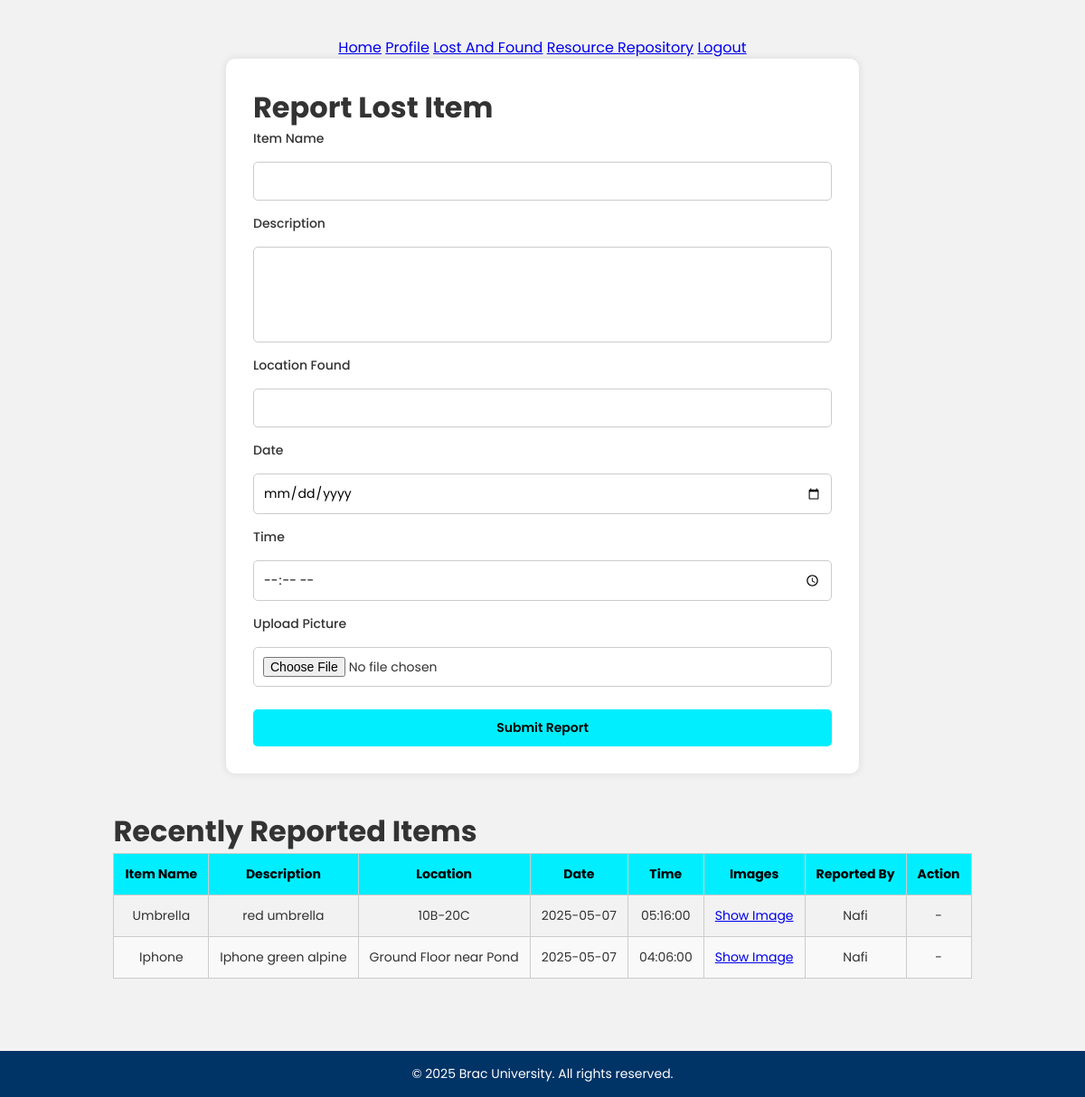
Screenshot of /lost_and_found/lost_and_foundpage.php (signed in) with the database file from the repository.
### tables this page shows
CREATE TABLE `lost_and_found` (
  `item_id` int(11) NOT NULL AUTO_INCREMENT,
  `date` date NOT NULL,
  `time` time NOT NULL,
  `item_name` text NOT NULL,
  `description` text NOT NULL,
  `location` text NOT NULL,
  `image_path` varchar(255) DEFAULT NULL,
  `user_id` int(11) NOT NULL,
  PRIMARY KEY (`item_id`),
  KEY `LAF` (`user_id`),
  CONSTRAINT `LAF` FOREIGN KEY (`user_id`) REFERENCES `user` (`user_id`) ON DELETE CASCADE ON UPDATE CASCADE
);

CREATE TABLE `user` (
  `user_id` int(11) NOT NULL AUTO_INCREMENT,
  `username` varchar(50) NOT NULL,
  `email` varchar(100) NOT NULL,
  `password` varchar(255) NOT NULL,
  `status` varchar(50) NOT NULL DEFAULT 'Offline',
  `id_no` int(11) DEFAULT NULL,
  PRIMARY KEY (`user_id`),
  UNIQUE KEY `email` (`email`),
  UNIQUE KEY `id_no` (`id_no`)
);

### lost_and_found/lost_and_foundpage.php (the view, shortened to what this page needs)
<?php
require_once '../connect.php';
?>
<!DOCTYPE html>
<html lang="en">
<head>
    <link rel="stylesheet" href="style.css">
</head>
<body>
    <main>
        <nav>
            <a href="../index.php">Home</a>
            <a href="../Profile_dashboard/profile.php">Profile</a>
            <a href="lost_and_foundpage.php" class="active">Lost And Found</a>
            <a href="../Resource_Repository/resourcepage.php">Resource Repository</a>
            <a href="../logout.php">Logout</a>
        </nav>
        <div class="container report-section">
            <h1>Report Lost Item</h1>
            <div class="section card">
                <form action="upload.php" method="post" enctype="multipart/form-data" class="report-form">
                    <label for="item_name">Item Name</label>
                    <input type="text" id="item_name" name="item_name" required>
                    <label for="description">Description</label>
                    <textarea id="description" rows="4" name="description" required></textarea>
                    <label for="location_found">Location Found</label>
                    <input type="text" id="location_found" name="location_found" required>
                    <label for="date">Date</label>
                    <input type="date" id="date" name="date" required>
                    <label for="time">Time</label>
                    <input type="time" id="time" name="time" required>
                    <label for="item_image">Upload Picture</label>
                    <input type="file" id="item_image" name="item_image" accept="image/*">
                    <button type="submit" class="btn">Submit Report</button>
                </form>
            </div>
        </div>
        <div class="container items-section">
            <h1>Recently Reported Items</h1>
            <div class="section card">
                <table class="routine-table">
                    <thead>
                        <tr>
                            <th>Item Name</th>
                            <th>Description</th>
                            <th>Location</th>
                            <th>Date</th>
                            <th>Time</th>
                            <th>Images</th>
                            <th>Reported By</th>
                            <th>Action</th>
                        </tr>
                    </thead>
                    <tbody>
                        <?php
                        $sql = "SELECT lost_and_found.*, user.username
                                FROM lost_and_found
                                JOIN user ON lost_and_found.user_id = user.user_id
                                ORDER BY lost_and_found.date DESC";
                        $result = $conn->query($sql);
                        if ($result->num_rows > 0) {
                            while ($row = $result->fetch_assoc()) {
                                echo "<tr>
                                    <td>" . htmlspecialchars($row['item_name']) . "</td>
                                    <td>" . htmlspecialchars($row['description']) . "</td>
                                    <td>" . htmlspecialchars($row['location']) . "</td>
                                    <td>" . htmlspecialchars($row['date']) . "</td>
                                    <td>" . htmlspecialchars($row['time']) . "</td>
                                    <td><a href='" . htmlspecialchars($row['image_path']) . "' target='_blank'>Show Image</a></td>
                                    <td>" . htmlspecialchars($row['username']) . "</td>";
                                if (isset($_SESSION['user_id']) && $_SESSION['user_id'] == $row['user_id']) {
                                    echo "<td><a href='delete.php?id=" . htmlspecialchars($row['item_id']) . "' onclick=\"return confirm('Delete this report?');\">Delete</a></td>";
                                } else {
                                    echo "<td>-</td>";
                                }
                                echo "</tr>";
                            }
                        } else {
                            echo "<tr><td colspan='8'>No items reported yet.</td></tr>";
                        }
                        ?>
                    </tbody>
                </table>
            </div>
        </div>
    </main>
    <footer class="site-footer">
        © 2025 Brac University. All rights reserved.
    </footer>
</body>
</html>

### lost_and_found/style.css (style rules this page uses)
* { margin: 0; padding: 0; box-sizing: border-box; font-family: 'Poppins', sans-serif; }
body { background-color: #f2f2f2; color: #333; }
main { padding: 40px 20px; display: flex; flex-direction: column; align-items: center; }
.report-section { background: white; padding: 30px; border-radius: 10px; width: 90%; max-width: 700px; margin-bottom: 40px; box-shadow: 0 0 10px rgba(0,0,0,0.1); }
.report-section form { display: flex; flex-direction: column; gap: 15px; }
form label { font-size: 14px; font-weight: 500; }
form input, form textarea { padding: 10px; font-size: 14px; border: 1px solid #ccc; border-radius: 5px; resize: none; }
form button { background-color: #0ef; color: black; padding: 10px 0; border: none; font-size: 14px; font-weight: 600; border-radius: 5px; cursor: pointer; margin-top: 10px; }
table { width: 100%; border-collapse: collapse; font-size: 14px; }
thead { background-color: #0ef; color: black; }
th, td { padding: 12px; border: 1px solid #ccc; text-align: center; }
tbody tr:nth-child(even) { background-color: #f9f9f9; }
.site-footer { background-color: #003366; color: white; text-align: center; padding: 15px 0; margin-top: 40px; font-size: 14px; }

### rows the page displays
lost_and_found: item_name "Umbrella", description "red umbrella", location "10B-20C", date "2025-05-07", time "05:16:00", user.username "Nafi"
lost_and_found: item_name "Iphone", description "Iphone green alpine", location "Ground Floor near Pond", date "2025-05-07", time "04:06:00", user.username "Nafi"
